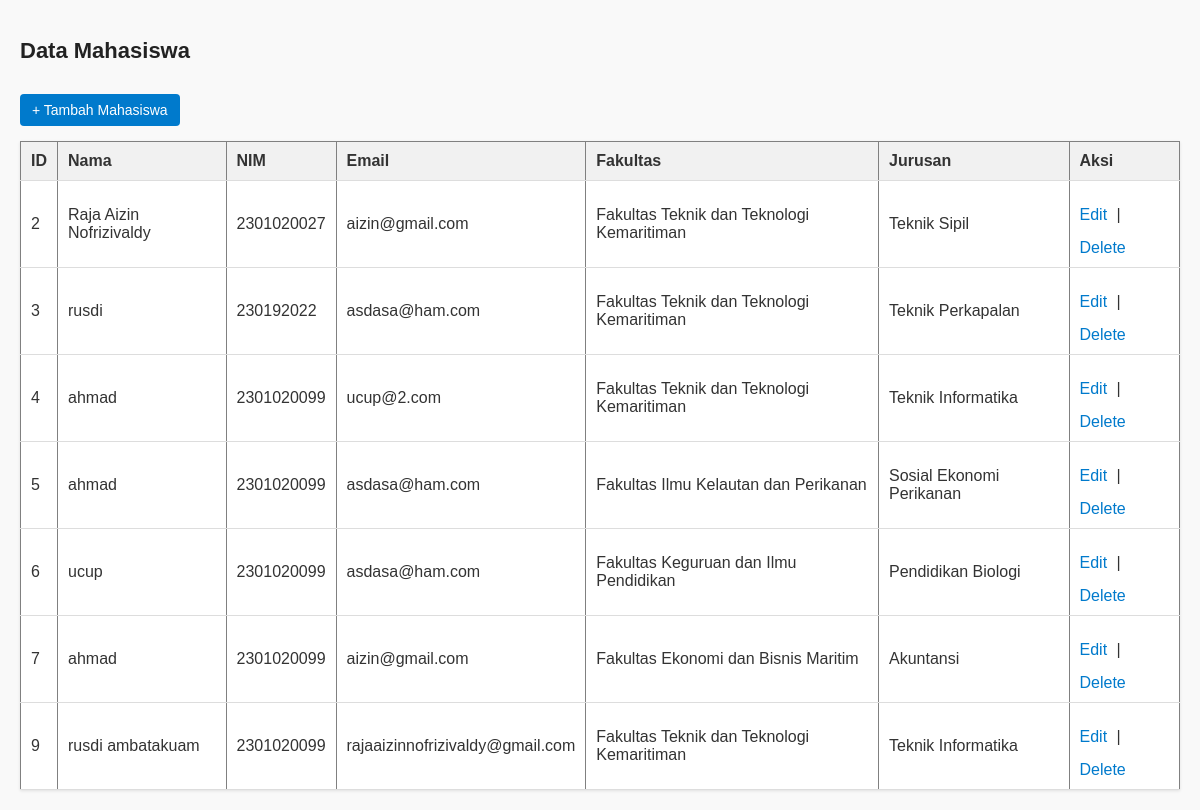
The page / on the database its author committed.
### tables this page shows
CREATE TABLE `mahasiswa` (
  `id` int NOT NULL AUTO_INCREMENT,
  `nama` varchar(100) NOT NULL,
  `nim` varchar(50) NOT NULL,
  `email` varchar(100) NOT NULL,
  `jurusan_id` int NOT NULL,
  PRIMARY KEY (`id`),
  KEY `jurusan_id` (`jurusan_id`),
  CONSTRAINT `mahasiswa_ibfk_1` FOREIGN KEY (`jurusan_id`) REFERENCES `jurusan` (`id`) ON DELETE RESTRICT
);

CREATE TABLE `fakultas` (
  `id` int NOT NULL AUTO_INCREMENT,
  `nama` varchar(100) NOT NULL,
  PRIMARY KEY (`id`)
);

CREATE TABLE `jurusan` (
  `id` int NOT NULL AUTO_INCREMENT,
  `fakultas_id` int NOT NULL,
  `nama` varchar(100) NOT NULL,
  PRIMARY KEY (`id`),
  KEY `fakultas_id` (`fakultas_id`),
  CONSTRAINT `jurusan_ibfk_1` FOREIGN KEY (`fakultas_id`) REFERENCES `fakultas` (`id`) ON DELETE CASCADE
);

### controllers/mahasiswa_controller.php (called while the page is built, shortened)
<?php
require_once('models/mahasiswa_model.php');
class mahasiswaController {
    private $model;
    public function __construct($conn)
    {
        $this->model = new Mahasiswa($conn);
    }
    public function index()
    {
        $data = $this->model->all();
        require('views/mahasiswa_list.php');
    }
}

### models/mahasiswa_model.php (called while the page is built, shortened)
<?php
class Mahasiswa {
    private $conn;
    public function __construct($conn)
    {
        $this->conn = $conn;
    }
    public function all() {
       $sql = "
            SELECT
                m.id, m.nama, m.nim, m.email,
                j.id AS jurusan_id, j.nama AS jurusan,
                f.id AS fakultas_id, f.nama AS fakultas
            FROM mahasiswa m
            LEFT JOIN jurusan j ON j.id = m.jurusan_id
            LEFT JOIN fakultas f ON f.id = j.fakultas_id
            ORDER BY m.id
        ";
        $result = $this->conn->query($sql);
        $rows = [];
        while ($row = $result->fetch_assoc()) {
            $rows[] = $row;
        }
        return $rows;
    }
}

### views/mahasiswa_list.php (the view)
<?php include 'partials/header.php'; ?>
<h2>Data Mahasiswa</h2>
<a href="index.php?controller=mahasiswa&action=create">+ Tambah Mahasiswa</a>
<table border="1" cellpadding="5" cellspacing="0">
    <tr>
        <th>ID</th>
        <th>Nama</th>
        <th>NIM</th>
        <th>Email</th>
        <th>Fakultas</th>
        <th>Jurusan</th>
        <th>Aksi</th>
    </tr>
    <?php foreach ($data as $m): ?>
    <tr>
        <td><?= htmlspecialchars($m['id']) ?></td>
        <td><?= htmlspecialchars($m['nama']) ?></td>
        <td><?= htmlspecialchars($m['nim']) ?></td>
        <td><?= htmlspecialchars($m['email'] ?? '') ?></td>
        <td><?= htmlspecialchars($m['fakultas']) ?></td>
        <td><?= htmlspecialchars($m['jurusan'] ?? '') ?></td>
        <td>
            <a href="index.php?controller=mahasiswa&action=edit&id=<?= $m['id'] ?>">Edit</a> |
            <a href="index.php?controller=mahasiswa&action=delete&id=<?= $m['id'] ?>" onclick="return confirm('Hapus data?')">Delete</a>
        </td>
    </tr>
    <?php endforeach; ?>
</table>
<?php include 'partials/footer.php'; ?>

### index.php (shortened to what this page needs)
<?php
    require_once('config.php');
    $controller = $_GET['controller'] ?? 'mahasiswa';
    $action     = $_GET['action'] ?? 'index';
    if ($controller === 'mahasiswa'){
        require_once('controllers/mahasiswa_controller.php');
        $mhs_controller = new mahasiswaController($conn);
        switch ($action){
            case 'index': $mhs_controller->index(); break;
        }
    }else {
        echo "controller error";
    }
?>

### views/partials/header.php (shortened to what this page needs)
<!DOCTYPE html>
<html lang="id">
<head>
    <link rel="stylesheet" href="../../assets/css/style.css">
</head>
<body>

### assets/css/style.css (style rules this page uses)
body { margin: 0; padding: 20px; font-family: Arial, Helvetica, sans-serif; background-color: #f9f9f9; color: #333; }
h2 { margin-bottom: 15px; font-size: 22px; font-weight: 600; color: #222; }
a[href*="create"] { display: inline-block; margin-bottom: 15px; padding: 8px 12px; background-color: #007acc; color: #fff; text-decoration: none; border-radius: 4px; font-size: 14px; }
table { width: 100%; border-collapse: collapse; background: #fff; box-shadow: 0 1px 3px rgba(0,0,0,0.1); }
th, td { padding: 10px; text-align: left; border-bottom: 1px solid #ddd; }
th { background-color: #f1f1f1; font-weight: 600; }
td a { text-decoration: none; color: #007acc; margin-right: 5px; }
a { display: inline-block; margin-top: 15px; color: #007acc; text-decoration: none; }

### rows shown on the page
mahasiswa: id "2", nama "Raja Aizin Nofrizivaldy", nim "2301020027", email "aizin@gmail.com", fakultas.nama "Fakultas Teknik dan Teknologi Kemaritiman", jurusan.nama "Teknik Sipil"
mahasiswa: id "3", nama "rusdi", nim "230192022", email "asdasa@ham.com", fakultas.nama "Fakultas Teknik dan Teknologi Kemaritiman", jurusan.nama "Teknik Perkapalan"
mahasiswa: id "4", nama "ahmad", nim "2301020099", email "ucup@2.com", fakultas.nama "Fakultas Teknik dan Teknologi Kemaritiman", jurusan.nama "Teknik Informatika"
mahasiswa: id "5", nama "ahmad", nim "2301020099", email "asdasa@ham.com", fakultas.nama "Fakultas Ilmu Kelautan dan Perikanan", jurusan.nama "Sosial Ekonomi Perikanan"
mahasiswa: id "6", nama "ucup", nim "2301020099", email "asdasa@ham.com", fakultas.nama "Fakultas Keguruan dan Ilmu Pendidikan", jurusan.nama "Pendidikan Biologi"
mahasiswa: id "7", nama "ahmad", nim "2301020099", email "aizin@gmail.com", fakultas.nama "Fakultas Ekonomi dan Bisnis Maritim", jurusan.nama "Akuntansi"
mahasiswa: id "9", nama "rusdi ambatakuam", nim "2301020099", email "rajaaizinnofrizivaldy@gmail.com", fakultas.nama "Fakultas Teknik dan Teknologi Kemaritiman", jurusan.nama "Teknik Informatika"
